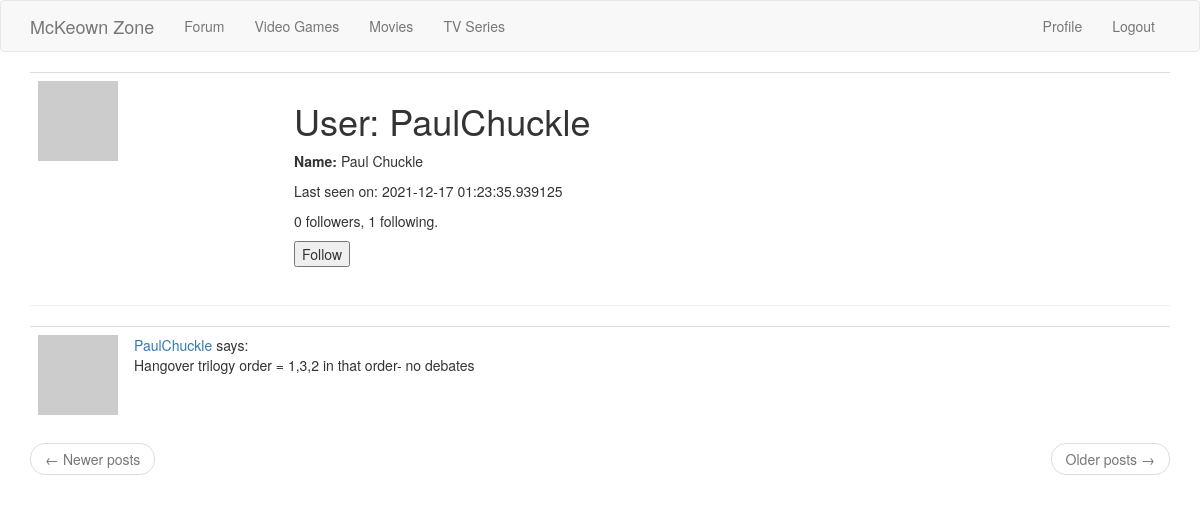
The page /user/PaulChuckle (signed in) on the database its author committed.
### app/models.py (models this page shows, shortened)
class User(UserMixin, db.Model):
	id = db.Column(db.Integer, primary_key=True)
	username = db.Column(db.String(64), index=True, unique=True)
	first_name = db.Column(db.String(64))
	last_name = db.Column(db.String(64))
	email = db.Column(db.String(120), index=True, unique=True)
	password_hash = db.Column(db.String(128))
	posts = db.relationship('Post', backref='author', lazy='dynamic')
	about_me = db.Column(db.String(140))
	last_seen = db.Column(db.DateTime, default= datetime.utcnow)
	Address_id = db.Column(db.Integer, db.ForeignKey('address.id', ondelete='CASCADE'))
	is_admin = db.Column(db.Boolean, default=False)
	followed = db.relationship(
		'User',
		secondary=followers,
		primaryjoin = (followers.c.follower_id == id),
		secondaryjoin = (followers.c.followed_id == id),
		backref= db.backref('followers', lazy='dynamic'),
		lazy='dynamic')
	def avatar(self, size):
		digest = md5(self.email.lower().encode('utf-8')).hexdigest()
		return 'https://www.gravatar.com/avatar/{}?d=identicon&s={}'.format(digest, size)
	def is_following(self, user):
		return self.followed.filter(
			followers.c.followed_id == user.id
		).count() > 0

class Post(db.Model):
	id = db.Column(db.Integer, primary_key=True)
	body = db.Column(db.Text)
	timestamp = db.Column(db.DateTime, index=True, default=datetime.utcnow)
	user_id = db.Column(db.Integer, db.ForeignKey('user.id'))

### app/routes.py (the view)
@app.route('/user/<username>')
@login_required
def user(username):
	user = User.query.filter_by(username=username).first_or_404()
	page = request.args.get('page', 1, type=int)
	posts = user.posts.order_by(Post.timestamp.desc()).paginate(
		page, app.config['POSTS_PER_PAGE'], False)
	next_url = url_for('user', username=user.username, page = posts.next_num) if posts.has_next else None
	prev_url = url_for('user', username=user.username, page = posts.prev_num) if posts.has_prev else None
	form = EmptyForm()
	return render_template('user.html', user=user, posts=posts.items, form=form, next_url=next_url, prev_url=prev_url)

### app/forms.py
class EmptyForm(FlaskForm):
	submit = SubmitField('Submit')

### app/models.py (called while the page is built)
@login.user_loader
def load_user(id):
	return User.query.get(int(id));

### app/routes.py (called while the page is built)
@app.before_request
def before_request():
	if current_user.is_authenticated:
		current_user.last_seen = datetime.utcnow()
		db.session.commit()

### app/templates/user.html (shortened to what this page needs)
{% extends "base.html" %}
{% block app_content %}
    <table class="table table-hover">
        <tr valign="top">
            <td width="256px"><img src="{{ user.avatar(256) }}"></td>
            <td>
                <h1>User: {{ user.username }}</h1>
                <p><b>Name:  </b>{{ user.first_name}}  {{user.last_name}}</p>
                {% if user.last_seen %}<p>Last seen on: {{ user.last_seen }}</p>{% endif %}
                <p>{{ user.followers.count() }} followers, {{ user.followed.count() }} following.</p>
                {% if user == current_user %}
                	<p><a href="{{ url_for('edit_profile') }}">Edit your Profile</a></p>
                {% elif not current_user.is_following(user) %}
                	<p><form action="{{url_for('follow', username=user.username) }}", method="post">
                		{{ form.submit(value="Follow") }}
                	</form></p>
                {% else %}
                	<p><form action="{{url_for('unfollow', username=user.username) }}", method="post">
                		{{ form.hidden_tag() }}
                		{{ form.submit(value="Unfollow") }}
                	</form></p>
                {% endif %}
            </td>
        </tr>
    </table>
    <hr>
    {% for post in posts %}
    	{% include '_post.html' %}
    {% endfor %}
    <nav aria-label="...">
        <ul class="pager">
            <li class="previous{% if not prev_url %} disabled{% endif %}">
                <a href="{{ prev_url or '#' }}">
                    <span aria-hidden="true">&larr;</span> Newer posts
                </a>
            </li>
            <li class="next{% if not next_url %} disabled{% endif %}">
                <a href="{{ next_url or '#' }}">
                    Older posts <span aria-hidden="true">&rarr;</span>
                </a>
            </li>
        </ul>
    </nav>
{% endblock %}

### app/templates/_post.html (shortened to what this page needs)
    <table class="table table-hover">
    	<tr>
    		<td width="70px"><a href="{{ url_for('user', username= post.author.username) }} "><img src="{{ post.author.avatar(36) }}"></a></td>
			<td><a href="{{ url_for('user', username=post.author.username) }}">{{ post.author.username }}</a> says: <br> {{ post.body }} </td>
    	</tr>
    </table>

### rows shown on the page
User: username "PaulChuckle", first_name "Paul", last_name "Chuckle", last_seen "2021-12-17 01:23:35.939125"
Post: author.username "PaulChuckle", body "Hangover trilogy order = 1,3,2 in that order- no debates"

### other values the page prints
{{ user.followers.count() }} "0"
{{ user.followed.count() }} "1"
